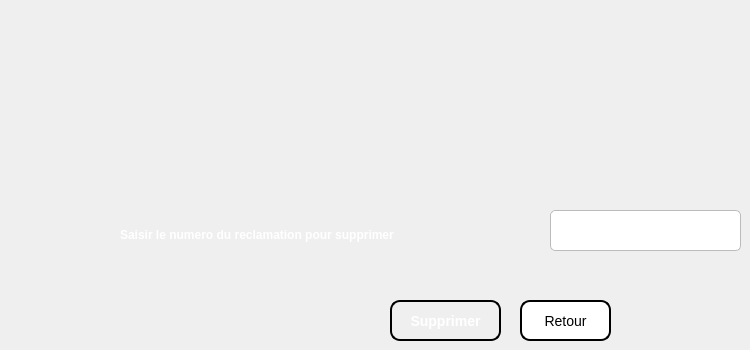
    <widget class="QWidget" name="page_suppression">
     <widget class="QLabel" name="label_33">
      <property name="geometry">
       <rect>
        <x>120</x>
        <y>210</y>
        <width>381</width>
        <height>51</height>
       </rect>
      </property>
      <property name="styleSheet">
       <string notr="true">background-color:rgba(0,0,0,0);
color: rgb(255, 255, 255);
border-color:rgba(0,0,0,0);</string>
      </property>
      <property name="text">
       <string>&lt;html&gt;&lt;head/&gt;&lt;body&gt;&lt;p&gt;&lt;span style=&quot; font-size:9pt; font-weight:600;&quot;&gt;Saisir le numero du reclamation pour supprimer&lt;/span&gt;&lt;/p&gt;&lt;/body&gt;&lt;/html&gt;</string>
      </property>
     </widget>
     <widget class="QLineEdit" name="lineEdit_supprimer">
      <property name="geometry">
       <rect>
        <x>550</x>
        <y>210</y>
        <width>191</width>
        <height>41</height>
       </rect>
      </property>
      <property name="styleSheet">
       <string notr="true">QLineEdit {
    background-color: #FFFFFF;
    border: 1px solid #BBBBBB;
    border-radius: 5px;
    padding: 3px;
    font-size: 15px;
    font-family: &quot;Arial&quot;;
}

QLineEdit:focus {
    border: 2px solid #0000FF;
    background-color: #F0F0F0;
}</string>
      </property>
     </widget>
     <widget class="QPushButton" name="pushButton_29">
      <property name="geometry">
       <rect>
        <x>390</x>
        <y>300</y>
        <width>111</width>
        <height>41</height>
       </rect>
      </property>
      <property name="styleSheet">
       <string notr="true">QPushButton {
    background: qlineargradient(x1: 0, y1: 0, x2: 0, y2: 1,
                                stop: 0 #04c8d6, stop: 1 #04c8d6);
    border: 2px solid #000000;
    border-radius: 10px;
    padding: 10px;
	
	
    color: white;
    font-size: 14px;
    font-weight: bold;
    text-align: center;
}

QPushButton:hover {
    background: qlineargradient(x1: 0, y1: 0, x2: 0, y2: 1,
                                stop: 0 #50faf7, stop: 1 #50faf7);
    cursor: pointer;
    box-shadow: 0px 0px 5px #004040;
}

QPushButton:pressed {
    background: qlineargradient(x1: 0, y1: 0, x2: 0, y2: 1,
                                stop: 0 #004080, stop: 1 #002040);
}</string>
      </property>
      <property name="text">
       <string>Supprimer</string>
      </property>
     </widget>
     <widget class="QPushButton" name="pushButton_30">
      <property name="geometry">
       <rect>
        <x>520</x>
        <y>300</y>
        <width>91</width>
        <height>41</height>
       </rect>
      </property>
      <property name="styleSheet">
       <string notr="true">QPushButton {
    background-color: white;
    color: black;
    border: 2px solid black;
    border-radius: 10px;
    padding: 5px;
    font-size: 14px;
}

QPushButton:hover {
    background-color: #737370;
    color: white;
    border: 2px solid white;
    transform: scale(1.1, 1.1);
    transition: all 0.5s ease;
}

ComboBox:

QComboBox {
    border: 1px solid gray;
    border-radius: 3px;
    padding: 1px 18px 1px 3px;
    min-width: 6em;
}

QComboBox:editable {
    background: white;
}

QComboBox:!editable, QComboBox::drop-down:editable {
     background: qlineargradient(x1: 0, y1: 0, x2: 0, y2: 1,
                                 stop: 0 #E1E1E1, stop: 0.4 #DDDDDD,
                                 stop: 0.5 #D8D8D8, stop: 1.0 #D3D3D3);
}

/* QComboBox gets the &quot;on&quot; state when the popup is open */
QComboBox:!editable:on, QComboBox::drop-down:editable:on {
    background: qlineargradient(x1: 0, y1: 0, x2: 0, y2: 1,
                                stop: 0 #D3D3D3, stop: 0.4 #D8D8D8,
                                stop: 0.5 #DDDDDD, stop: 1.0 #E1E1E1);
}

QComboBox:on { /* shift the text when the popup opens */
    padding-top: 3px;
    padding-left: 4px;
}

QComboBox::drop-down {
    subcontrol-origin: padding;
    subcontrol-position: top right;
    width: 15px;

    border-left-width: 1px;
    border-left-color: darkgray;
    border-left-style: solid; /* just a single line */
    border-top-right-radius: 3px; /* same radius as the QComboBox */
    border-bottom-right-radius: 3px;
}

QComboBox::down-arrow {
    image: url(/usr/share/icons/crystalsvg/16x16/actions/1downarrow.png);
}

QComboBox::down-arrow:on { /* shift the arrow when popup is open */
    top: 1px;
    left: 1px;
}

</string>
      </property>
      <property name="text">
       <string>Retour</string>
      </property>
     </widget>
    </widget>
